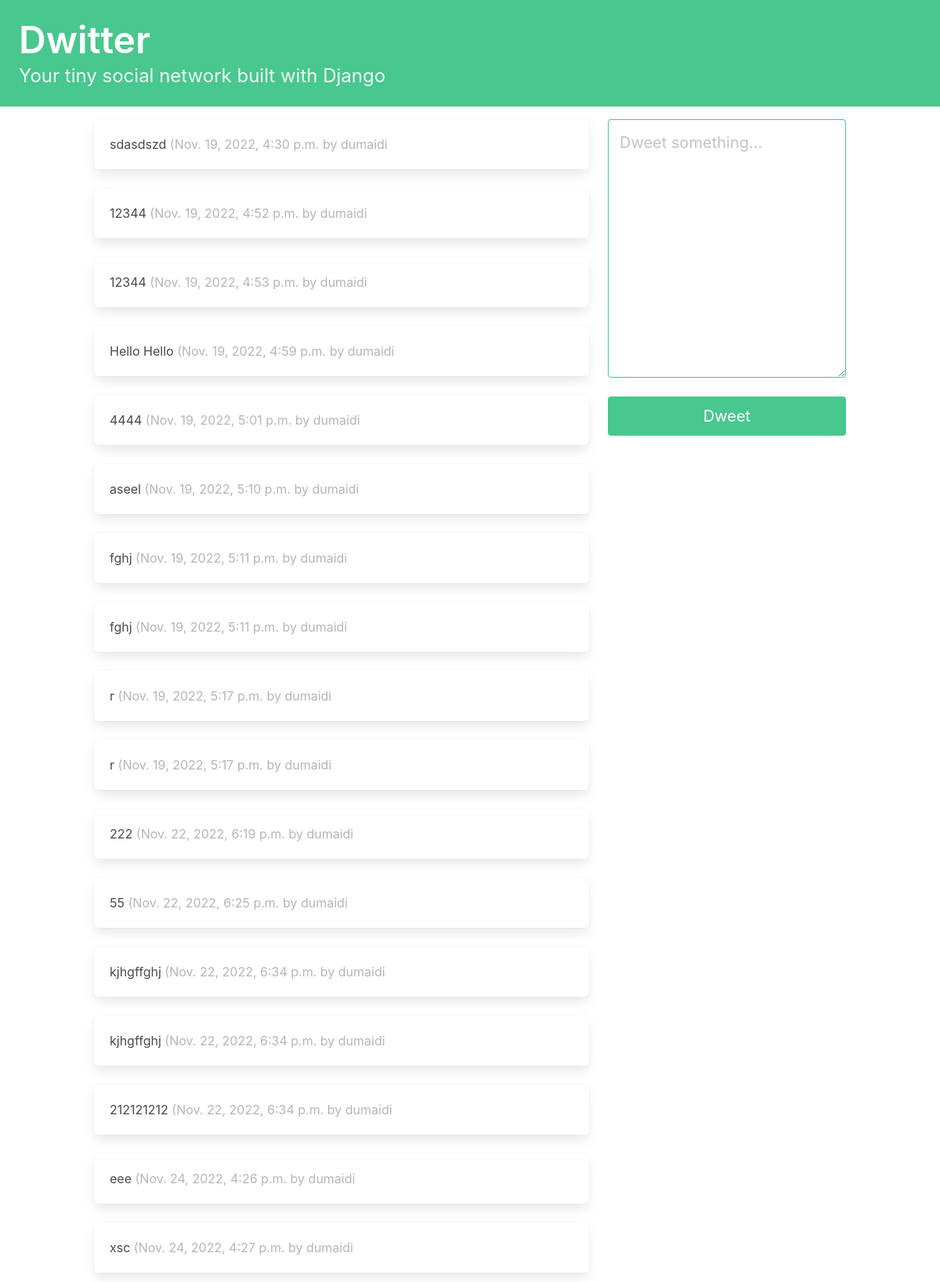
The page / (signed in) on the database its author committed.
### dwitter/models.py (models this page shows, shortened)
class Dweet(models.Model):
    user = models.ForeignKey(
    User, related_name="dweets", on_delete=models.DO_NOTHING
    )
    body = models.CharField(max_length=140)
    created_at = models.DateTimeField(auto_now_add=True)

### dwitter/views.py (the view)
# urls.py: path("", dashboard, name="dashboard"),
def dashboard(request):
    form = DweetForm(request.POST or None)
    if request.method == "POST":
        if form.is_valid():
            dweet = form.save(commit=False)
            dweet.user = request.user
            dweet.save()
            return redirect("dwitter:dashboard")
    return render(request, "dwitter/dashboard.html", {"form": form})

### dwitter/forms.py
class DweetForm(forms.ModelForm):
    body = forms.CharField(
        required=True,
        widget=forms.widgets.Textarea(
            attrs={
            "placeholder": "Dweet something...",
            "class": "textarea is-success is-medium",
            }
        ),
        label="",
    )
    class Meta:
        model = Dweet
        exclude = ("user", )

### dwitter/templates/dwitter/dashboard.html (shortened to what this page needs)
{% extends 'base.html' %}
{% block content %}
<div class="column">
    {% for followed in user.profile.follows.all %}
        {% for dweet in followed.user.dweets.all %}
            <div class="box">
                {{dweet.body}}
                <span class="is-small has-text-grey-light">
                    ({{ dweet.created_at }} by {{ dweet.user.username }}
                </span>
            </div>
        {% endfor %}
    {% endfor %}
</div>
<div class="column is-one-third">
    <form method="post">
        {{ form.as_p }}
        <button class="button is-success is-fullwidth is-medium mt-5"
                type="submit" >Dweet
        </button>
    </form>
</div>
{% endblock content %}

### dwitter/templates/base.html (shortened to what this page needs)
<!DOCTYPE html>
<html lang="en">
  <head>
    <link rel="stylesheet" href="https://cdn.jsdelivr.net/npm/bulma@0.9.3/css/bulma.min.css" />
  </head>
  <body>
    <section class="hero is-small is-success mb-4">
      <div class="hero-body">
        <h1 class="title is-1">Dwitter</h1>
        <p class="subtitle is-4">Your tiny social network built with Django</p>
      </div>
    </section>
    <div class="container">
      <div class="columns">
        {% block content %}
        {% endblock %}
      </div>
    </div>
  </body>
</html>

### rows shown on the page
Dweet: body "sdasdszd", created_at "Nov. 19, 2022, 4:30 p.m.", user.username "dumaidi"
Dweet: body "12344", created_at "Nov. 19, 2022, 4:52 p.m.", user.username "dumaidi"
Dweet: body "12344", created_at "Nov. 19, 2022, 4:53 p.m.", user.username "dumaidi"
Dweet: body "Hello Hello", created_at "Nov. 19, 2022, 4:59 p.m.", user.username "dumaidi"
Dweet: body "4444", created_at "Nov. 19, 2022, 5:01 p.m.", user.username "dumaidi"
Dweet: body "aseel", created_at "Nov. 19, 2022, 5:10 p.m.", user.username "dumaidi"
Dweet: body "fghj", created_at "Nov. 19, 2022, 5:11 p.m.", user.username "dumaidi"
Dweet: body "fghj", created_at "Nov. 19, 2022, 5:11 p.m.", user.username "dumaidi"
Dweet: body "r", created_at "Nov. 19, 2022, 5:17 p.m.", user.username "dumaidi"
Dweet: body "r", created_at "Nov. 19, 2022, 5:17 p.m.", user.username "dumaidi"
Dweet: body "222", created_at "Nov. 22, 2022, 6:19 p.m.", user.username "dumaidi"
Dweet: body "55", created_at "Nov. 22, 2022, 6:25 p.m.", user.username "dumaidi"
Dweet: body "kjhgffghj", created_at "Nov. 22, 2022, 6:34 p.m.", user.username "dumaidi"
Dweet: body "kjhgffghj", created_at "Nov. 22, 2022, 6:34 p.m.", user.username "dumaidi"
Dweet: body "212121212", created_at "Nov. 22, 2022, 6:34 p.m.", user.username "dumaidi"
Dweet: body "eee", created_at "Nov. 24, 2022, 4:26 p.m.", user.username "dumaidi"
Dweet: body "xsc", created_at "Nov. 24, 2022, 4:27 p.m.", user.username "dumaidi"
